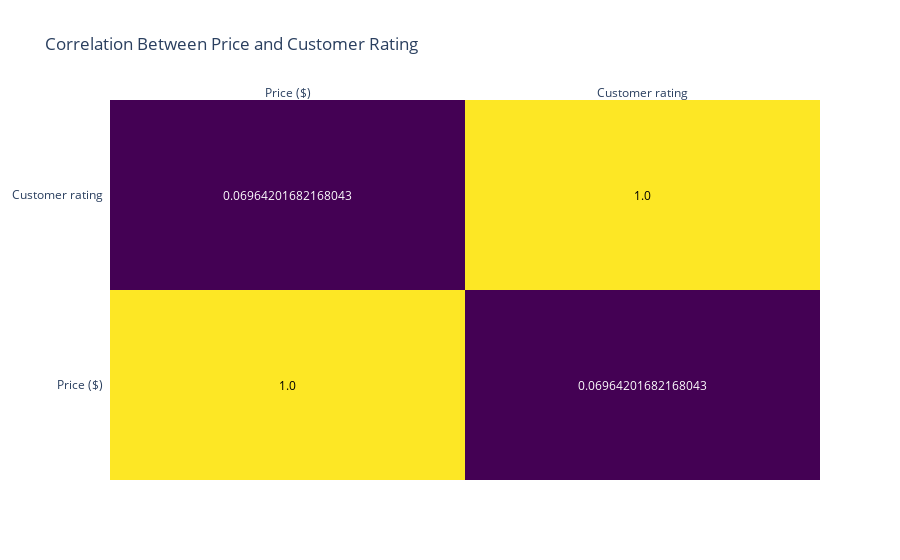

Notebook source saved alongside this figure:
### Code cell
import plotly.figure_factory as ff
corr_matrix = data[['Price ($)', 'Customer rating']].corr()
fig = ff.create_annotated_heatmap(z=corr_matrix.values, 
                                  x=list(corr_matrix.columns), 
                                  y=list(corr_matrix.index),
                                  colorscale='Viridis')
fig.update_layout(title="Correlation Between Price and Customer Rating")
fig.show()

### Figure 1 — Plotly figure (JSON) as saved in the notebook; plotly's stock layout.template omitted (floating-point values rounded to 4 significant figures)
{"data": [{"colorscale": [[0, "#440154"], [0.1111, "#482878"], [0.2222, "#3e4989"], [0.3333, "#31688e"], [0.4444, "#26828e"], [0.5556, "#1f9e89"], [0.6667, "#35b779"], [0.7778, "#6ece58"], [0.8889, "#b5de2b"], [1, "#fde725"]], "reversescale": false, "showscale": false, "type": "heatmap", "x": ["Price ($)", "Customer rating"], "y": ["Price ($)", "Customer rating"], "z": [[1, 0.06964], [0.06964, 1]]}], "layout": {"annotations": [{"font": {"color": "#000000"}, "showarrow": false, "text": "1.0", "x": "Price ($)", "xref": "x", "y": "Price ($)", "yref": "y"}, {"font": {"color": "#FFFFFF"}, "showarrow": false, "text": "0.06964201682168043", "x": "Customer rating", "xref": "x", "y": "Price ($)", "yref": "y"}, {"font": {"color": "#FFFFFF"}, "showarrow": false, "text": "0.06964201682168043", "x": "Price ($)", "xref": "x", "y": "Customer rating", "yref": "y"}, {"font": {"color": "#000000"}, "showarrow": false, "text": "1.0", "x": "Customer rating", "xref": "x", "y": "Customer rating", "yref": "y"}], "autosize": true, "title": {"text": "Correlation Between Price and Customer Rating"}, "xaxis": {"autorange": true, "dtick": 1, "gridcolor": "rgb(0, 0, 0)", "range": [-0.5, 1.5], "side": "top", "ticks": "", "type": "category"}, "yaxis": {"autorange": true, "dtick": 1, "range": [-0.5, 1.5], "ticks": "", "ticksuffix": "  ", "type": "category"}}}
